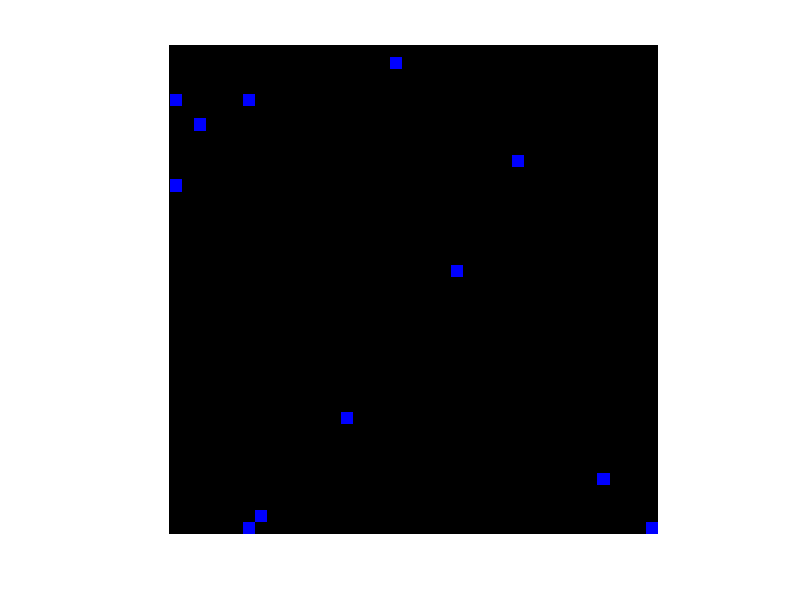

Source code (MATLAB):
function ex_3()
%         Implement a cellular automaton (CA) to simulate a diffusion-
%         limited aggregation (DLA) process.
%
%    Author:
%       Thomas Schaffter, PhD student
%       Thomas.Schaffter@epfl.ch
%       http://lis.epfl.ch/161219
%       Laboratory of Intelligent Systems (LIS)
%       Ecole Polytechnique Federale de Lausanne (EPFL)
%       CH-Suisse
%
%    Last modification: 3 nov 2009


%% ------------------------------------------------------------------------
% SETTINGS

% Size of the automaton space (must be divisible by 2)
nx = 40;
ny = 40;

% Initial density of the particles present in the CA space
particlesDensity = 0.01;

% Matrices representing the different component of the CA:
z = zeros(nx,ny);
brownianParticles = z; % particles at time t
newBrownianParticles = z; % particles at time t+1
brownianTree = z; % Brownian tree or "sticky" cluster

% Number of time steps
T = 0;

% Delay between two time steps [s]
delay = 0.1;

% Enable Brownian tree
enableBrownianTree = 0;

% Plot the growth profile of the Brownian tree
plotGrowth = 0;


%% ------------------------------------------------------------------------
% INITIALIZATION

% Fill a fraction of the CA space with particles
brownianParticles = rand(nx,ny) < particlesDensity;


% Seed of the Brownian tree (one cell at the center of the CA space)
brownianTree(nx/2,ny/2) = enableBrownianTree;


% Vector containing the size of the Brownian tree (number of cells) at the
% different time steps
treeSize = [];


% Display the initial state of the CA
h = figure('visible','on');
imh = image(cat(3,brownianTree, brownianTree, brownianParticles));
set(h, 'Name','Ex 3: Diffusion-Limited Aggregation (DLA)','NumberTitle','off')
axis off
axis image


%% ------------------------------------------------------------------------
% RUN

t = 1;
numNeighbours = z; % number of "tree cells" around a moving particle

while (t<T)
    
    % Save the current size of the tree
    if plotGrowth == 1
        treeSize = [treeSize,sum(sum(brownianTree))];
    end


    % ------------------------------
    % --- Pseudo Brownian motion ---
    % ------------------------------
    
    % 1 paricle = 1 matrix element = 1 cell
    % 1 block = 2x2 cells
    
    
    % What is the purpose of this parameter ?
    s = 0;
    %s = mod(t,2);
    
    
    % x (vertical axis) and y (horizontal axis) coordinates of the
    % upper-left cell of each block
    xind = 1+s:2:nx-2+s;
    yind = 1+s:2:ny-2+s;
    
    
    % Matrices cw (clockwise) and ccw (counterclockwise) contain
    % complementary binary values (0 or 1).
    cw = rand(nx,ny)<.5; 
    ccw = 1-cw;
    
    
    % In every block, randomize the movement of the particles by rotating
    % them either cw or ccw.
    % Update upper-left cells
    newBrownianParticles(xind,yind) = ...
        cw(xind,yind).*brownianParticles(xind+1,yind) + ... % cw
        ccw(xind,yind).*brownianParticles(xind,yind+1) ;    % ccw
    
    % Update lower-left cells
    newBrownianParticles(xind+1,yind) = ...
        cw(xind,yind).*brownianParticles(xind+1,yind+1) + ...
        ccw(xind,yind).*brownianParticles(xind,yind) ;

    % Wpdate upper-right cells
    newBrownianParticles(xind,yind+1) = ...    
        cw(xind,yind).*brownianParticles(xind,yind) + ...
        ccw(xind,yind).*brownianParticles(xind+1,yind+1) ;
        
    % Update lower-right cells
     newBrownianParticles(xind+1,yind+1) = ...    
        cw(xind,yind).*brownianParticles(xind,yind+1) + ...
        ccw(xind,yind).*brownianParticles(xind+1,yind) ;
    
    
    % Save the new positions of the particles
    brownianParticles = newBrownianParticles;
    
    
    % -----------
    % --- End ---
    % -----------
    
    
    % For each particle, count how many sticky cells (belonging to the
    % Brownian tree) there are in its neighborhood. The result is saved in
    % the following (nx-2)x(ny-2) matrix.
    numNeighbours(2:nx-1,2:ny-1) = brownianTree(2:nx-1,1:ny-2) + ...
                         brownianTree(2:nx-1,3:ny) + ...
                         brownianTree(1:nx-2, 2:ny-1) +...
                         brownianTree(3:nx,2:ny-1) + ...
                         brownianTree(1:nx-2,1:ny-2) + ...
                         brownianTree(1:nx-2,3:ny) + ...
                         brownianTree(3:nx,1:ny-2) + ...
                         brownianTree(3:nx,3:ny);
                     
    
    % Update the Brownian tree
    brownianTree = ((numNeighbours>0) & (brownianParticles==1)) | brownianTree ;
    % Remove the particles from "brownianParticles" that are now part of the tree.
    % -> conservation of the particles
    brownianParticles(brownianTree==1) = 0;
    
    
    % Update the display
    % Tip: you can comment the 6 next instructions to speed up the plot of
    % the growth profile of the tree.
    if ishandle(imh)
        set(imh, 'CData', cat(3,brownianTree,brownianTree,brownianParticles));
        drawnow
    else
        return
    end

    
    pause(delay);
    t=t+1;
end


%% ------------------------------------------------------------------------

% Plot the growth profile of the tree
if plotGrowth == 1
    plot(treeSize(1:T-1));
    xlabel('Time [iteration]');
    ylabel('Tree size [cells]');
end

